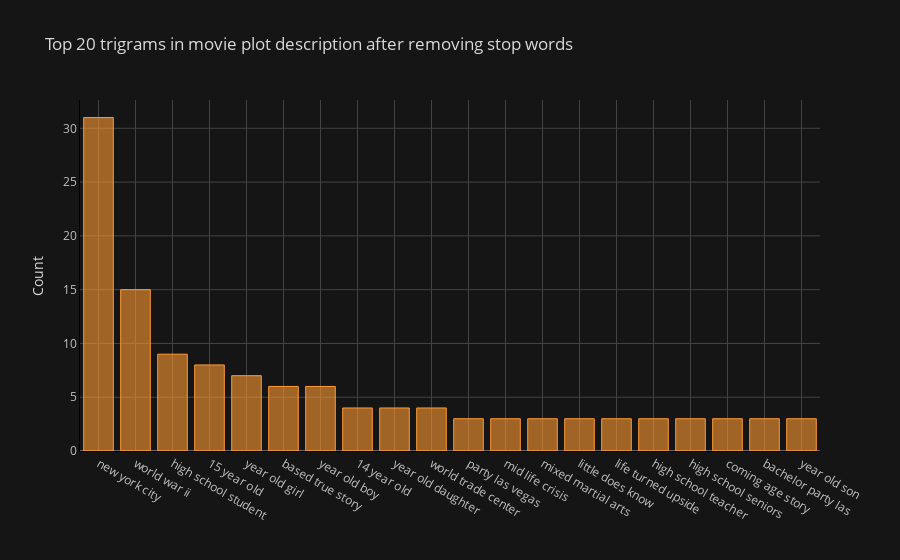

Notebook cell for this chart:
### Code cell
def get_top_n_trigram(corpus, n=None):
    vec = CountVectorizer(ngram_range=(3, 3), stop_words='english').fit(corpus)
    bag_of_words = vec.transform(corpus)
    sum_words = bag_of_words.sum(axis=0) 
    words_freq = [(word, sum_words[0, idx]) for word, idx in vec.vocabulary_.items()]
    words_freq =sorted(words_freq, key = lambda x: x[1], reverse=True)
    return words_freq[:n]
common_words = get_top_n_trigram(data['plot'], 20)
df6 = pd.DataFrame(common_words, columns = ['plot' , 'count'])
df6.groupby('plot').sum()['count'].sort_values(ascending=False).iplot(kind='bar', yTitle='Count', linecolor='black', title='Top 20 trigrams in movie plot description after removing stop words')

### Figure 1 — Plotly figure (JSON) as saved in the notebook; plotly's stock layout.template omitted (floating-point values rounded to 4 significant figures)
{"data": [{"marker": {"color": "rgba(255, 153, 51, 0.6)", "line": {"color": "rgba(255, 153, 51, 1.0)", "width": 1}}, "name": "count", "orientation": "v", "text": "", "type": "bar", "x": ["new york city", "world war ii", "high school student", "15 year old", "year old girl", "based true story", "year old boy", "14 year old", "year old daughter", "world trade center", "party las vegas", "mid life crisis", "mixed martial arts", "little does know", "life turned upside", "high school teacher", "high school seniors", "coming age story", "bachelor party las", "year old son"], "y": [31, 15, 9, 8, 7, 6, 6, 4, 4, 4, 3, 3, 3, 3, 3, 3, 3, 3, 3, 3]}], "layout": {"legend": {"bgcolor": "#151516", "font": {"color": "#D9D9D9"}}, "paper_bgcolor": "#151516", "plot_bgcolor": "#151516", "title": {"font": {"color": "#D9D9D9"}, "text": "Top 20 trigrams in movie plot description after removing stop words"}, "xaxis": {"gridcolor": "#434343", "linecolor": "black", "showgrid": true, "tickfont": {"color": "#C2C2C2"}, "title": {"font": {"color": "#D9D9D9"}, "text": ""}, "zerolinecolor": "#666570"}, "yaxis": {"gridcolor": "#434343", "linecolor": "black", "showgrid": true, "tickfont": {"color": "#C2C2C2"}, "title": {"font": {"color": "#D9D9D9"}, "text": "Count"}, "zerolinecolor": "#666570"}}}
